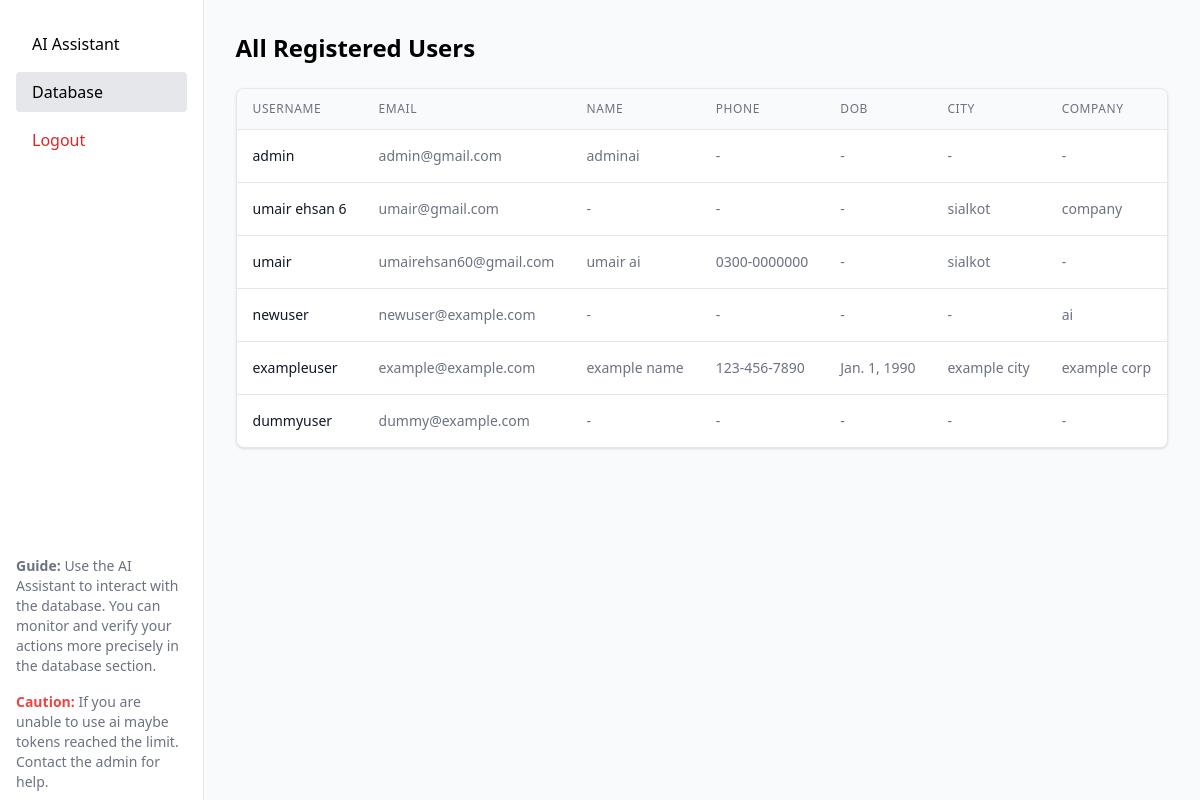
Screenshot of /database/ (signed in) with the database file from the repository.
### core/models.py (models this page shows, shortened)
class UserProfile(AbstractUser):
    name = models.CharField(max_length=255)
    good_name = models.CharField(max_length=255)
    dob = models.DateField(blank=True, null=True)
    city = models.CharField(max_length=100, blank=True, null=True)
    phone  = models.CharField(max_length=15, blank=True, null=True)
    company = models.CharField(max_length=255, blank=True, null=True)
    gender = models.CharField(max_length=10, blank=True, null=True)
    bio = models.TextField(blank=True, null=True)
    created_at = models.DateTimeField(auto_now_add=True)
    updated_at = models.DateTimeField(auto_now=True)

### core/views.py (the view)
# urls.py: path('database/', database_view, name='database'),
@login_required
def database_view(request):
    users = User.objects.all().values(
        'username', 'email', 'name', 'good_name', 'dob', 'city', 'company' , 'phone'
    )
    return render(request, 'database.html', {'users': users})

### core/templates/database.html (shortened to what this page needs)
{% extends "base.html" %}
{% block content %}
<div class="flex min-h-screen">
    {% include "sidebar.html" %}
    <div class="flex-1 p-4 lg:p-8 ">
        <h1 class="text-2xl font-bold mb-6">All Registered Users</h1>
        <div class="hidden lg:block overflow-x-auto bg-white rounded-lg shadow border border-gray-200">
            <table class="min-w-full divide-y divide-gray-200">
                <thead class="bg-gray-50">
                    <tr>
                        <th class="px-4 py-3 text-left text-xs font-medium text-gray-500 uppercase tracking-wider">Username</th>
                        <th class="px-4 py-3 text-left text-xs font-medium text-gray-500 uppercase tracking-wider">Email</th>
                        <th class="px-4 py-3 text-left text-xs font-medium text-gray-500 uppercase tracking-wider">Name</th>
                        <th class="px-4 py-3 text-left text-xs font-medium text-gray-500 uppercase tracking-wider">Phone</th>
                        <th class="px-4 py-3 text-left text-xs font-medium text-gray-500 uppercase tracking-wider">DOB</th>
                        <th class="px-4 py-3 text-left text-xs font-medium text-gray-500 uppercase tracking-wider">City</th>
                        <th class="px-4 py-3 text-left text-xs font-medium text-gray-500 uppercase tracking-wider">Company</th>
                    </tr>
                </thead>
                <tbody class="bg-white divide-y divide-gray-200">
                    {% for user in users %}
                    <tr class="hover:bg-gray-50">
                        <td class="px-4 py-4 whitespace-nowrap text-sm font-medium text-gray-900">{{ user.username }}</td>
                        <td class="px-4 py-4 whitespace-nowrap text-sm text-gray-500">{{ user.email }}</td>
                        <td class="px-4 py-4 whitespace-nowrap text-sm text-gray-500">{{ user.name|default:"-" }}</td>
                        <td class="px-4 py-4 whitespace-nowrap text-sm text-gray-500">{{ user.phone|default:"-" }}</td>
                        <td class="px-4 py-4 whitespace-nowrap text-sm text-gray-500">{{ user.dob|default:"-" }}</td>
                        <td class="px-4 py-4 whitespace-nowrap text-sm text-gray-500">{{ user.city|default:"-" }}</td>
                        <td class="px-4 py-4 whitespace-nowrap text-sm text-gray-500">{{ user.company|default:"-" }}</td>
                    </tr>
                    {% empty %}
                    <tr>
                        <td colspan="7" class="px-4 py-8 text-center text-gray-400">
                            No users found.
                        </td>
                    </tr>
                    {% endfor %}
                </tbody>
            </table>
        </div>
    </div>
</div>
{% endblock %}

### core/templates/base.html (shortened to what this page needs)
<!DOCTYPE html>
<html lang="en">
<head>
    <script src="https://cdn.tailwindcss.com"></script>
</head>
<body class="bg-gray-50">
    {% block content %}
    {% endblock %}
</body>
</html>

### core/templates/sidebar.html (shortened to what this page needs)
<button id="mobile-menu-btn" class="lg:hidden fixed top-4 left-4 z-60 p-3 bg-white rounded-lg shadow-lg border border-gray-200 hover:bg-gray-50 transition-all duration-300" style="display: block;">
</button>
<aside id="sidebar" class="flex flex-col w-64 h-screen bg-white border-r border-gray-200 fixed left-0 top-0 z-50 transform -translate-x-full lg:translate-x-0 transition-transform duration-300 ease-in-out lg:static lg:transform-none">
    <nav class="flex-1 flex flex-col py-6 px-4 space-y-2">
        <a href="/chatbot/"
           class="block px-4 py-2 rounded font-medium
                  {% if request.path == '/chatbot/' %}bg-gray-200{% else %}hover:bg-gray-100{% endif %}">
            AI Assistant
        </a>
        <a href="/database/"
           class="block px-4 py-2 rounded font-medium
                  {% if request.path == '/database/' %}bg-gray-200{% else %}hover:bg-gray-100{% endif %}">
            Database
        </a>
        <form method="post" action="/logout/" class="mt-auto">
            <button type="submit"
                    class="w-full text-left px-4 py-2 rounded hover:bg-red-100 text-red-600 font-medium">
                Logout
            </button>
        </form>
    </nav>
    <p class="block px-4 py-2 text-sm text-gray-500">
        <span class="font-semibold">Guide:</span> Use the AI Assistant to interact with the database. You can monitor and verify your actions more precisely in the database section.
    </p>
    <p class="block px-4 py-2 text-sm text-gray-500">
        <span class="font-semibold text-red-500">Caution:</span> If you are unable to use ai maybe tokens reached the limit. Contact the admin for help.
    </p>
</aside>

### rows the page displays
UserProfile: username "admin", email "admin@gmail.com", name "adminai", phone "-", dob "-", city "-", company "-"

### other values shown
{{ user.username }} "umair ehsan 6" "umair" "newuser" "exampleuser" "dummyuser"
{{ user.email }} "umair@gmail.com" "umairehsan60@gmail.com" "newuser@example.com" "example@example.com" "dummy@example.com"
{{ user.name|default:"-" }} "-" "umair ai" "-" "example name" "-"
{{ user.phone|default:"-" }} "-" "0300-0000000" "-" "123-456-7890" "-"
{{ user.dob|default:"-" }} "-" "-" "-" "Jan. 1, 1990" "-"
{{ user.city|default:"-" }} "sialkot" "sialkot" "-" "example city" "-"
{{ user.company|default:"-" }} "company" "-" "ai" "example corp" "-"
